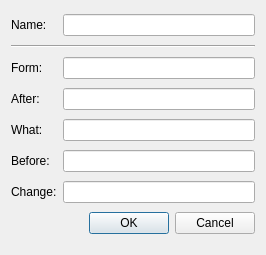
<?xml version="1.0" encoding="UTF-8"?>
<ui version="4.0">
 <class>Dialog</class>
 <widget class="QDialog" name="Dialog">
  <property name="geometry">
   <rect>
    <x>0</x>
    <y>0</y>
    <width>266</width>
    <height>255</height>
   </rect>
  </property>
  <property name="windowTitle">
   <string>Dialog</string>
  </property>
  <layout class="QGridLayout" name="gridLayout">
   <item row="6" column="1">
    <widget class="QLineEdit" name="beforeLine"/>
   </item>
   <item row="13" column="0" colspan="2">
    <widget class="QDialogButtonBox" name="buttonBox">
     <property name="orientation">
      <enum>Qt::Horizontal</enum>
     </property>
     <property name="standardButtons">
      <set>QDialogButtonBox::Cancel|QDialogButtonBox::Ok</set>
     </property>
    </widget>
   </item>
   <item row="1" column="0">
    <widget class="QLabel" name="nameLbl">
     <property name="text">
      <string>Name:</string>
     </property>
    </widget>
   </item>
   <item row="7" column="0">
    <widget class="QLabel" name="changeLbl">
     <property name="text">
      <string>Change:</string>
     </property>
    </widget>
   </item>
   <item row="3" column="1">
    <widget class="QLineEdit" name="formLine"/>
   </item>
   <item row="2" column="0" colspan="2">
    <widget class="Line" name="line">
     <property name="orientation">
      <enum>Qt::Horizontal</enum>
     </property>
    </widget>
   </item>
   <item row="4" column="0">
    <widget class="QLabel" name="beforeLbl">
     <property name="text">
      <string>After:</string>
     </property>
    </widget>
   </item>
   <item row="5" column="0">
    <widget class="QLabel" name="whatLbl">
     <property name="text">
      <string>What:</string>
     </property>
    </widget>
   </item>
   <item row="3" column="0">
    <widget class="QLabel" name="formLbl">
     <property name="text">
      <string>Form:</string>
     </property>
    </widget>
   </item>
   <item row="6" column="0">
    <widget class="QLabel" name="afterLbl">
     <property name="text">
      <string>Before:</string>
     </property>
    </widget>
   </item>
   <item row="1" column="1">
    <widget class="QLineEdit" name="nameLine"/>
   </item>
   <item row="7" column="1">
    <widget class="QLineEdit" name="changeLine"/>
   </item>
   <item row="5" column="1">
    <widget class="QLineEdit" name="whatLine"/>
   </item>
   <item row="4" column="1">
    <widget class="QLineEdit" name="afterLine"/>
   </item>
  </layout>
 </widget>
 <resources/>
 <connections>
  <connection>
   <sender>buttonBox</sender>
   <signal>accepted()</signal>
   <receiver>Dialog</receiver>
   <slot>accept()</slot>
   <hints>
    <hint type="sourcelabel">
     <x>248</x>
     <y>254</y>
    </hint>
    <hint type="destinationlabel">
     <x>157</x>
     <y>274</y>
    </hint>
   </hints>
  </connection>
  <connection>
   <sender>buttonBox</sender>
   <signal>rejected()</signal>
   <receiver>Dialog</receiver>
   <slot>reject()</slot>
   <hints>
    <hint type="sourcelabel">
     <x>316</x>
     <y>260</y>
    </hint>
    <hint type="destinationlabel">
     <x>286</x>
     <y>274</y>
    </hint>
   </hints>
  </connection>
 </connections>
</ui>
